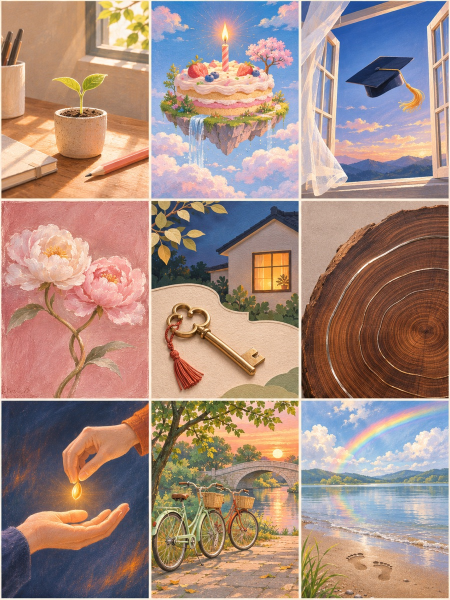
#> input picture skills/wechat-red-packet-designer/assets/style-gallery/celebrations.jpg, 900 x 1200 px (shown at 1/2 size)
$ python make_gif.py ../../wechat-red-packet-designer/assets/style-gallery
#> lines starting #> are read from the running program, lines starting #| are printed output that depends on the picture
"""Prepare continuous frames and publish a verified GIF with review artifacts."""

import argparse
import importlib.util
import json
import math
import os
import re
import shutil
import subprocess
import tempfile
from pathlib import Path

from PIL import Image, ImageDraw


ALPHA_VISIBLE = 24


def visible_bbox(image):
    return image.getchannel("A").point(lambda a: 255 if a > ALPHA_VISIBLE else 0).getbbox()


def natural_key(path):
    return [int(p) if p.isdigit() else p for p in re.split(r"(\d+)", path.name.casefold())]


def open_frame(path):
    try:
        with Image.open(path) as image:
            if getattr(image, "is_animated", False):
                raise ValueError("Animated inputs must be unpacked into explicit frames")
            return image.convert("RGBA")
    except (OSError, ValueError) as exc:
        raise ValueError(f"Cannot read frame {path}: {exc}") from exc


# [46 lines left out: function grid_cells, not called in this run]


def load_frames(source, layout=None, boundaries=None):
    source = Path(source)
    if boundaries is not None and not isinstance(boundaries, dict):
        raise ValueError("Boundaries must be a JSON object containing x/y arrays")
    if source.is_dir():
        if layout or boundaries:
            raise ValueError("Layout and boundaries apply only to sprite sheets")
        paths = sorted((p for p in source.iterdir()
                        if p.is_file() and p.suffix.lower() in {".png", ".jpg", ".jpeg", ".webp"}),
                       key=natural_key)
        if not paths:
            raise ValueError("No frame images found")
        frames = [open_frame(p) for p in paths]
        if any(f.size != frames[0].size for f in frames):
            raise ValueError("Animation frames must have matching dimensions")
        return frames, {"input_order": [str(p.resolve()) for p in paths]}
    if not source.is_file():
        raise ValueError(f"Source not found: {source}")
    if not layout:
        raise ValueError("Sprite sheets require an explicit --layout rows x columns")
    frames, cuts = grid_cells(open_frame(source), layout, boundaries)
    return frames, {"input_order": [str(source.resolve())], "grid_cuts": cuts}


def prepare_frames(frames, size=None, anchor="center", overlay=None):
    if anchor not in {"center", "bottom"}:
        raise ValueError("Anchor must be center or bottom")
    transform = {"size": list(frames[0].size), "scale": 1, "crop": None, "anchor": anchor}
    if size is not None:
        if type(size) is not int or size < 16:
            raise ValueError("Output size must be an integer >= 16")
        boxes = [b for frame in frames if (b := visible_bbox(frame)) is not None]
        if not boxes:
            raise ValueError("Animation is entirely transparent")
        w, h = frames[0].size
        box = (max(0, min(b[0] for b in boxes)-2), max(0, min(b[1] for b in boxes)-2),
               min(w, max(b[2] for b in boxes)+2), min(h, max(b[3] for b in boxes)+2))
        padding = max(1, round(size * 0.05))
        scale = min((size-2*padding)/(box[2]-box[0]), (size-2*padding)/(box[3]-box[1]))
        target = (round((box[2]-box[0])*scale), round((box[3]-box[1])*scale))
        position = ((size-target[0])//2,
                    size-padding-target[1] if anchor == "bottom" else (size-target[1])//2)
        prepared = []
        for frame in frames:
            canvas = Image.new("RGBA", (size, size))
            canvas.alpha_composite(frame.crop(box).resize(target, Image.Resampling.LANCZOS), position)
            prepared.append(canvas)
        frames = prepared
        transform.update(size=[size, size], crop=list(box), scale=scale, position=position)
    if overlay:
        layer = open_frame(overlay)
        if layer.size != frames[0].size:
            raise ValueError("Static overlay must match the final canvas dimensions")
        frames = [Image.alpha_composite(frame, layer) for frame in frames]
    return frames, transform


def frame_durations(count, fps, durations=None):
    if not math.isfinite(fps) or not 0 < fps <= 100:
        raise ValueError("FPS must be > 0 and <= 100 (GIF minimum delay is 10ms)")
    desired = [1000/fps] * count if durations is None else list(durations)
    if len(desired) != count or any(type(v) not in {int, float} or not math.isfinite(v)
                                    or not 10 <= v <= 655350 for v in desired):
        raise ValueError("Durations must match the playback sequence, each within 10..655350ms")
    ticks, elapsed, result = 0, 0, []
    for value in desired:
        elapsed += value
        end = round(elapsed/10)
        result.append((end-ticks)*10)
        ticks = end
    return result, sum(desired)


def quantize_frames(frames, alpha_cutoff=128):
    if type(alpha_cutoff) is not int or not 1 <= alpha_cutoff <= 255:
        raise ValueError("Alpha cutoff must be an integer within 1..255")
    colors = bytearray()
    for frame in frames:
        sample = frame.copy()
        sample.thumbnail((256, 256), Image.Resampling.LANCZOS)
        data = sample.tobytes()
        for i in range(0, len(data), 4):
            if data[i+3] >= alpha_cutoff:
                colors.extend(data[i:i+3])
    if not colors:
        raise ValueError("Animation has no visible pixels at the chosen alpha cutoff")
    count = len(colors)//3
    width = min(256, count)
    height = math.ceil(count/width)
    colors.extend(colors[-3:] * (width*height-count))
    sample = Image.frombytes("RGB", (width, height), bytes(colors))
    palette = sample.quantize(colors=255, method=Image.Quantize.MEDIANCUT)
    values = (palette.getpalette() + [0]*765)[:765]
    occupied = {tuple(values[i:i+3]) for i in range(0, 765, 3)}
    reserved = next((255, 0, b) for b in range(256) if (255, 0, b) not in occupied)
    replacement = min(range(255), key=lambda i: sum((values[i*3+j]-reserved[j])**2 for j in range(3)))
    values += list(reserved)
    palette.putpalette(values)
    frames_p = []
    for frame in frames:
        indexed = frame.convert("RGB").quantize(palette=palette, dither=Image.Dither.NONE)
        # Index 255 belongs exclusively to transparency, even for opaque magenta pixels.
        indexed = indexed.point(list(range(255)) + [replacement])
        indexed.putpalette(values)
        indexed.paste(255, mask=frame.getchannel("A").point(lambda a: 255 if a < alpha_cutoff else 0))
        indexed.info.update(transparency=255, background=255)
        frames_p.append(indexed)
    return frames_p, bytes(values)


def decode_gif(path):
    frames, durations = [], []
    with Image.open(path) as image:
        if image.format != "GIF":
            raise ValueError("Encoded output is not GIF")
        size, loop = image.size, image.info.get("loop")
        for i in range(image.n_frames):
            image.seek(i)
            frames.append(image.copy().convert("RGBA"))
            durations.append(image.info.get("duration", 0))
    return {"frames": frames, "durations": durations, "size": size, "loop": loop,
            "duration_ms": sum(durations)}


def same_timeline(a, b, pixels=True):
    if any(a[key] != b[key] for key in ["size", "loop", "duration_ms"]):
        return False

    def content(frame):
        if not pixels:
            return frame.getchannel("A").tobytes()
        clean = Image.new("RGBA", frame.size)
        clean.paste(frame, (0, 0), frame.getchannel("A"))
        return clean.tobytes()

    aa = [(content(f), d) for f, d in zip(a["frames"], a["durations"]) if d > 0]
    bb = [(content(f), d) for f, d in zip(b["frames"], b["durations"]) if d > 0]
    if not aa or not bb:
        return content(a["frames"][0]) == content(b["frames"][0])
    i = j = 0
    left, right = aa[0][1], bb[0][1]
    while i < len(aa) and j < len(bb):
        if aa[i][0] != bb[j][0]:
            return False
        step = min(left, right)
        left -= step
        right -= step
        if not left:
            i += 1
            if i < len(aa):
                left = aa[i][1]
        if not right:
            j += 1
            if j < len(bb):
                right = bb[j][1]
    return i == len(aa) and j == len(bb)


# [68 lines left out: functions compress_gif, write_review, not called in this run]


def create_gif(source, output_path, fps=12, layout=None, max_size_kb=0, *,
               alpha_cutoff=128, size=None, anchor="center", boundaries=None,
               sequence=None, durations=None, overlay=None, optimize=False):
    output = Path(output_path).resolve()
    report_path = output.with_suffix(".animation.json")
    preview_path = output.with_suffix(".preview.png")
    if any(p.exists() for p in [output, report_path, preview_path]):
        raise ValueError("Output or review artifacts already exist; choose a new version path")
    if not math.isfinite(max_size_kb) or max_size_kb < 0:
        raise ValueError("Size target must be nonnegative")
    frames, inputs = load_frames(source, layout, boundaries)
    order = list(range(1, len(frames)+1)) if sequence is None else list(sequence)
    if not order or any(type(i) is not int or not 1 <= i <= len(frames) for i in order):
        raise ValueError("Sequence must contain valid 1-based frame indices")
    delays, requested_ms = frame_durations(len(order), fps, durations)
    prepared, transform = prepare_frames([frames[i-1] for i in order], size, anchor, overlay)
    indexed, palette = quantize_frames(prepared, alpha_cutoff)
    expected = {"frames": [f.copy().convert("RGBA") for f in indexed], "durations": delays,
                "size": indexed[0].size, "loop": 0, "duration_ms": sum(delays)}
    output.parent.mkdir(parents=True, exist_ok=True)
    with tempfile.TemporaryDirectory(prefix=".gif-build-", dir=output.parent) as temporary:
        temp = Path(temporary)
        encoded = temp / "output.gif"
        indexed[0].save(encoded, save_all=True, append_images=indexed[1:], duration=delays,
                        loop=0, disposal=2, transparency=255, background=255,
                        palette=palette, optimize=False)
        if not same_timeline(expected, decode_gif(encoded)):
            raise ValueError("GIF encoding changed the expected timeline or transparent pixels")
        compression = compress_gif(encoded, encoded, max_size_kb, optimize)
        decoded = decode_gif(encoded)
        if not same_timeline(expected, decoded, pixels=not compression["method"].startswith("lossy")):
            raise ValueError("Final GIF failed decoded timeline verification")
        sampled = write_review(decoded, temp / "preview.png")
        report = dict(inputs, source=str(Path(source).resolve()), output=str(output),
                      source_frame_count=len(frames), playback_sequence=order,
                      playback_durations_ms=delays, requested_duration_ms=requested_ms,
                      encoded_frame_count=len(decoded["frames"]), duration_ms=decoded["duration_ms"],
                      size=list(decoded["size"]), loop=decoded["loop"], alpha_cutoff=alpha_cutoff,
                      shared_palette=True, transform=transform,
                      overlay=str(Path(overlay).resolve()) if overlay else None,
                      compression=compression, preview_sampled_encoded_frames=sampled,
                      preview=preview_path.name, local_checks_passed=True, platform_review_verified=False)
        (temp / "animation.json").write_text(json.dumps(report, ensure_ascii=False, indent=2)+"\n")
        published = []
        try:
            for src, dest in [(temp/"preview.png", preview_path), (temp/"animation.json", report_path),
                              (encoded, output)]:
                os.link(src, dest)  # Atomic, refuses overwrite; GIF is the final success marker.
                published.append(dest)
        except OSError:
            for path in published:
                path.unlink()
            raise
    return {"output": str(output), "report": str(report_path), "preview": str(preview_path),
            "frames": report["encoded_frame_count"], "duration_ms": report["duration_ms"],
            "bytes": output.stat().st_size}


# [5 lines left out: function comma_list, not called in this run]


def main():
    parser = argparse.ArgumentParser(description=__doc__)
    parser.add_argument("source", help="Continuous frame directory or sprite sheet")
    parser.add_argument("--output", "-o", default="output.gif")
    parser.add_argument("--fps", type=float, default=12)
    parser.add_argument("--layout", help="Explicit rows x columns for sprite sheets")
    parser.add_argument("--max-size", type=float, default=0, help="Maximum KiB; zero disables limit")
    parser.add_argument("--alpha-cutoff", type=int, default=128)
    parser.add_argument("--size", type=int, help="Optional square output canvas, e.g. 240")
    parser.add_argument("--anchor", choices=["center", "bottom"], default="center")
    parser.add_argument("--boundaries", type=Path, help="JSON containing x/y boundary arrays")
    parser.add_argument("--sequence", type=lambda v: comma_list(v, int), help="1-based frame order, e.g. 1,2,3,2")
    parser.add_argument("--durations", type=lambda v: comma_list(v, float), help="Per playback-frame milliseconds")
    parser.add_argument("--overlay", type=Path, help="Static RGBA layer matching the final canvas")
    parser.add_argument("--optimize", action="store_true", help="Try optional lossless gifsicle -O3 even below limit")
    args = parser.parse_args()
    boundaries = None
    try:
        if args.boundaries:
            boundaries = json.loads(args.boundaries.read_text())
        result = create_gif(args.source, args.output, args.fps, args.layout, args.max_size,
                            alpha_cutoff=args.alpha_cutoff, size=args.size, anchor=args.anchor,
                            boundaries=boundaries, sequence=args.sequence, durations=args.durations,
                            overlay=args.overlay, optimize=args.optimize)
#> in open_frame, image is the input picture: PIL image 900x1200 RGB; mean R, G, B 166.3, 139.7, 128.6
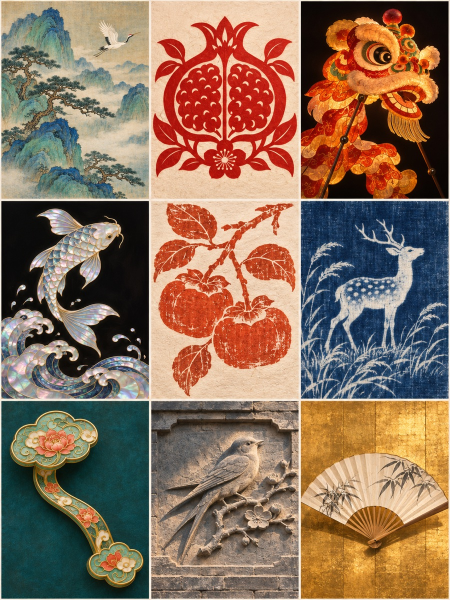
#> input picture skills/wechat-red-packet-designer/assets/style-gallery/heritage.jpg, 900 x 1200 px (shown at 1/2 size)
#> in open_frame, image is the input picture: PIL image 900x1200 RGB; mean R, G, B 140.1, 111.9, 91.2
#> in load_frames, `frames = [open_frame(p) for p in paths]`: frames = 2 items
#> in create_gif, `frames, inputs = load_frames(source, layout, boundaries)`: inputs = 1 item
#> in create_gif, `order = list(range(1, len(frames)+1)) if sequence is None else list(se..`: order = [1, 2]
#> in create_gif, `delays, requested_ms = frame_durations(len(order), fps, durations)`: delays = [80, 90]; requested_ms = 166.7
#> in create_gif, `prepared, transform = prepare_frames([frames[i-1] for i in order], siz..`: prepared = 2 items; transform = 4 items
#> the loop in quantize_frames, `for frame in frames:` made 2 passes
#> after the loop in quantize_frames, `for frame in frames:`:
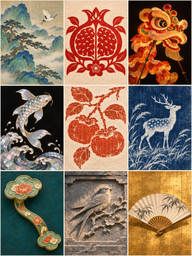
#> sample: PIL image 192x256 RGBA; mean R, G, B, A 139.9, 111.7, 91, 255
#> in quantize_frames, `count = len(colors)//3`: count = 98304
#> in quantize_frames, `width = min(256, count)`: width = 256
#> in quantize_frames, `height = math.ceil(count/width)`: height = 384
#> in quantize_frames, `sample = Image.frombytes("RGB", (width, height), bytes(colors))`:
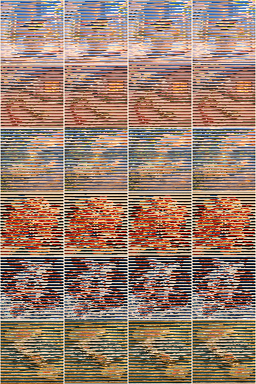
#> sample: PIL image 256x384 RGB; mean R, G, B 153, 125.6, 109.8
#> in quantize_frames, `values = (palette.getpalette() + [0]*765)[:765]`: values = 765 values, max 253 at index 0, min 0 at index 763, mean 129.9
#> in quantize_frames, `occupied = {tuple(values[i:i+3]) for i in range(0, 765, 3)}`: occupied = 255 items
#> in quantize_frames, `reserved = next((255, 0, b) for b in range(256) if (255, 0, b) not in ..`: reserved = (255, 0, 0)
#> in quantize_frames, `replacement = min(range(255), key=lambda i: sum((values[i*3+j]-reserve..`: replacement = 184
#> in quantize_frames, `values += list(reserved)`: values = 768 values, max 255 at index 765, min 0 at index 763, mean 129.8
#> after the loop in quantize_frames, `for frame in frames:`: frames_p = 2 items; indexed.info = 9 items
#> in create_gif, `indexed, palette = quantize_frames(prepared, alpha_cutoff)`: indexed = 2 items
#> in decode_gif, `with Image.open(path) as image:`:
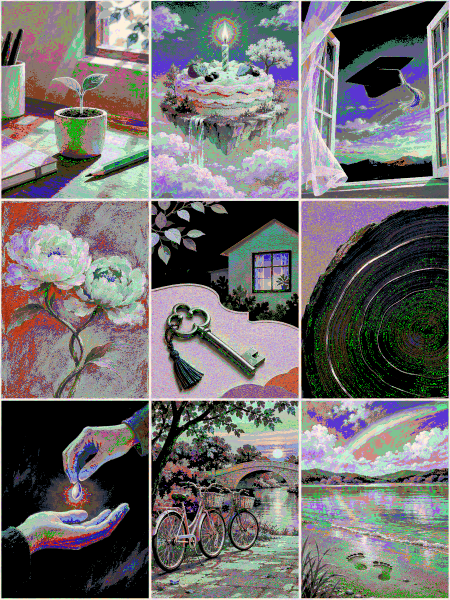
#> image: PIL image 900x1200 P (shown at 1/2 size); mean R, G, B, A 113.3, 110.9, 110.9, 255
#> in decode_gif, `size, loop = image.size, image.info.get("loop")`: size = (900, 1200); loop = 0
#> after the loop in decode_gif, `for i in range(image.n_frames):`:
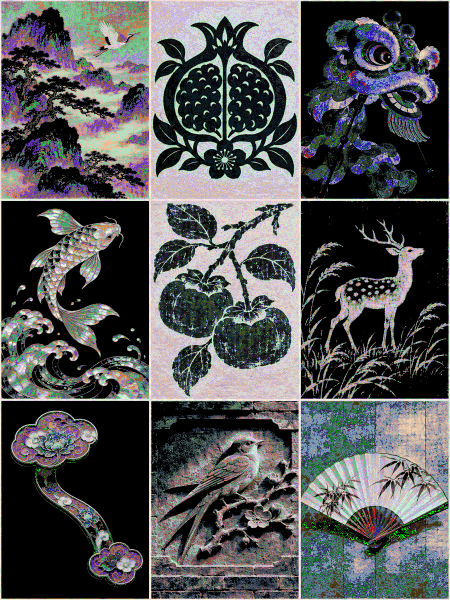
#> image: PIL image 900x1200 RGBA (shown at 1/2 size); mean R, G, B, A 81.8, 82.9, 83.7, 255
#> after the loop in decode_gif, `for i in range(image.n_frames):`: durations = [80, 90]; frames = 2 items
#> in content, `clean = Image.new("RGBA", frame.size)`: clean: PIL image 900x1200 RGBA; every value is 0
#> in same_timeline, `left, right = aa[0][1], bb[0][1]`: left = 80
#> the loop in same_timeline, `while i < len(aa) and j < len(bb):` made 1 pass
#> after the loop in same_timeline, `while i < len(aa) and j < len(bb):`: i = 0; left = 80
        print(json.dumps(result, ensure_ascii=False))
    except (ValueError, OSError, TypeError) as exc:
#> (the run stopped early here; a loop or call above may not have finished)
